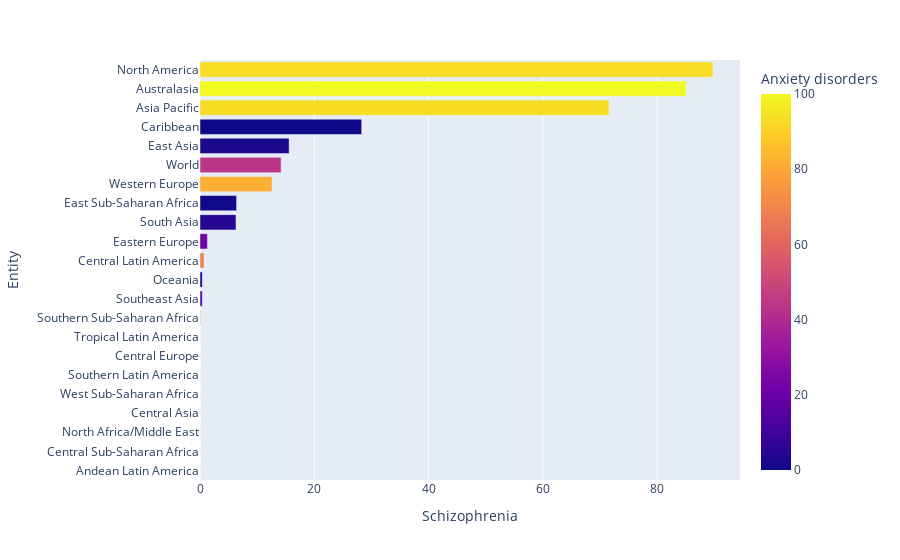

This figure's notebook cell:
### Code cell
df2.sort_values(by= "Schizophrenia" ,inplace=True)
plt.figure(dpi=200)
fig = px.bar(df2, x="Schizophrenia", y="Entity", orientation='h',color='Anxiety disorders')
fig.show()

### Figure 1 — Plotly figure (JSON) as saved in the notebook; plotly's stock layout.template omitted (floating-point values rounded to 4 significant figures)
{"data": [{"alignmentgroup": "True", "hovertemplate": "Schizophrenia=%{x}<br>Entity=%{y}<br>Anxiety disorders=%{marker.color}<extra></extra>", "legendgroup": "", "marker": {"color": [0, 0, 43.7, 0, 46.6, 28.4, 25.5, 6.4, 73.6, 15.5, 0, 69.7, 22.3, 4.9, 0.4, 81.8, 44.2, 2.5, 0, 93.1, 100, 93.4], "coloraxis": "coloraxis", "pattern": {"shape": ""}}, "name": "", "offsetgroup": "", "orientation": "h", "showlegend": false, "textposition": "auto", "x": [0, 0, 0, 0, 0, 0, 0, 0, 0.1, 0.4, 0.4, 0.7, 1.3, 6.3, 6.4, 12.6, 14.2, 15.6, 28.3, 71.6, 85.1, 89.8], "xaxis": "x", "y": ["Andean Latin America", "Central Sub-Saharan Africa", "North Africa/Middle East", "Central Asia", "West Sub-Saharan Africa", "Southern Latin America", "Central Europe", "Tropical Latin America", "Southern Sub-Saharan Africa", "Southeast Asia", "Oceania", "Central Latin America", "Eastern Europe", "South Asia", "East Sub-Saharan Africa", "Western Europe", "World", "East Asia", "Caribbean", "Asia Pacific", "Australasia", "North America"], "yaxis": "y", "type": "bar"}], "layout": {"xaxis": {"anchor": "y", "domain": [0, 1], "title": {"text": "Schizophrenia"}}, "yaxis": {"anchor": "x", "domain": [0, 1], "title": {"text": "Entity"}}, "coloraxis": {"colorbar": {"title": {"text": "Anxiety disorders"}}, "colorscale": [[0, "#0d0887"], [0.1111, "#46039f"], [0.2222, "#7201a8"], [0.3333, "#9c179e"], [0.4444, "#bd3786"], [0.5556, "#d8576b"], [0.6667, "#ed7953"], [0.7778, "#fb9f3a"], [0.8889, "#fdca26"], [1, "#f0f921"]]}, "legend": {"tracegroupgap": 0}, "margin": {"t": 60}, "barmode": "relative"}}
